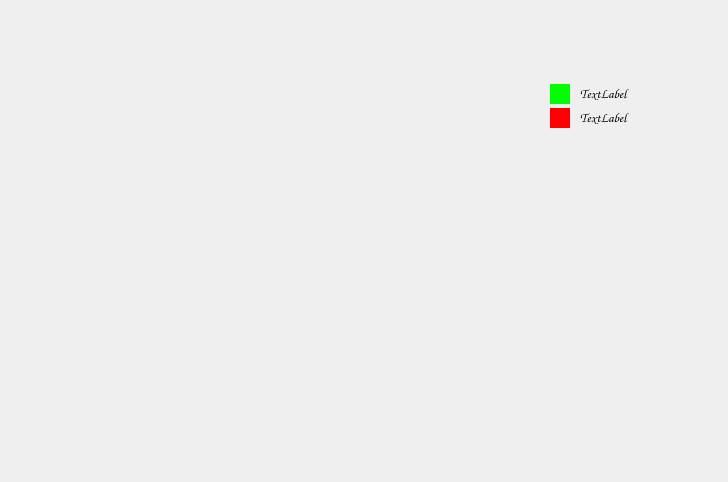
<?xml version="1.0" encoding="UTF-8"?>
<ui version="4.0">
 <class>statistique</class>
 <widget class="QDialog" name="statistique">
  <property name="geometry">
   <rect>
    <x>0</x>
    <y>0</y>
    <width>728</width>
    <height>482</height>
   </rect>
  </property>
  <property name="windowTitle">
   <string>Dialog</string>
  </property>
  <property name="styleSheet">
   <string notr="true">background-image: url(:/img/ressources/2.png);</string>
  </property>
  <widget class="QLabel" name="label_4">
   <property name="geometry">
    <rect>
     <x>580</x>
     <y>109</y>
     <width>171</width>
     <height>16</height>
    </rect>
   </property>
   <property name="font">
    <font>
     <family>Comic Sans MS</family>
     <pointsize>10</pointsize>
    </font>
   </property>
   <property name="text">
    <string>TextLabel</string>
   </property>
  </widget>
  <widget class="QLabel" name="label_3">
   <property name="geometry">
    <rect>
     <x>580</x>
     <y>85</y>
     <width>151</width>
     <height>16</height>
    </rect>
   </property>
   <property name="font">
    <font>
     <family>Comic Sans MS</family>
     <pointsize>10</pointsize>
    </font>
   </property>
   <property name="text">
    <string>TextLabel</string>
   </property>
  </widget>
  <widget class="QWidget" name="widget_6" native="true">
   <property name="geometry">
    <rect>
     <x>550</x>
     <y>84</y>
     <width>20</width>
     <height>20</height>
    </rect>
   </property>
   <property name="styleSheet">
    <string notr="true">background-color: rgb(0, 255, 0);
background-image: url(:/img/ressources/vert.jpg);</string>
   </property>
  </widget>
  <widget class="QWidget" name="widget_5" native="true">
   <property name="geometry">
    <rect>
     <x>550</x>
     <y>108</y>
     <width>20</width>
     <height>20</height>
    </rect>
   </property>
   <property name="styleSheet">
    <string notr="true">background-color: rgb(255, 0, 0);
background-image: url(:/img/ressources/rouge.jpg);</string>
   </property>
  </widget>
 </widget>
 <resources/>
 <connections/>
</ui>
